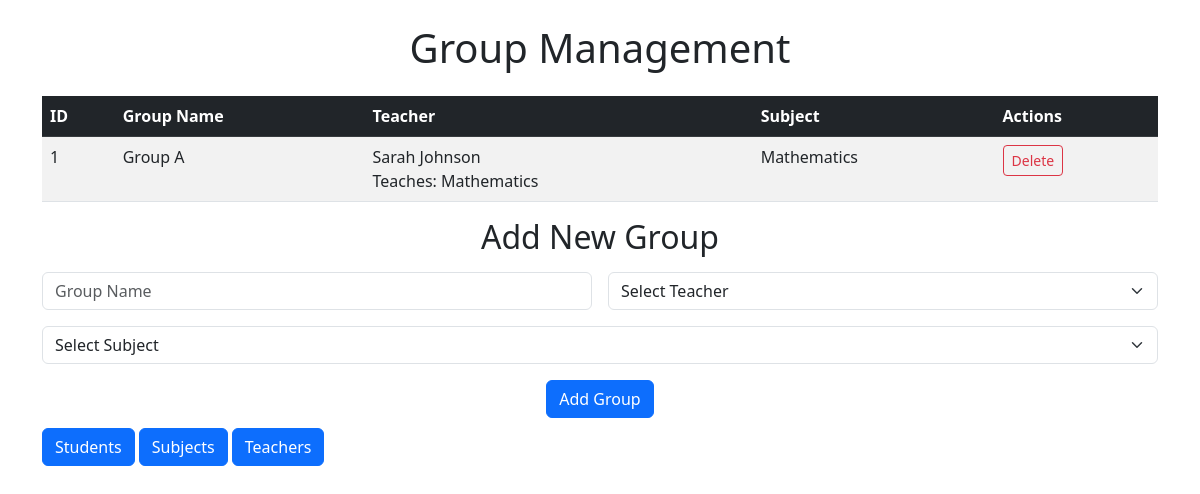
The app's page /groups/ with its own data.
### main/models.py (models this page shows, shortened)
class Group(models.Model):
    name = models.CharField(max_length=200)
    teacher = models.ForeignKey(Teacher, on_delete=models.CASCADE)
    subject = models.ForeignKey(Subject, on_delete=models.CASCADE)

class Teacher(models.Model):
    full_name = models.CharField(max_length=200)
    subject = models.ForeignKey(Subject, on_delete=models.CASCADE)
    experiance = models.IntegerField(default=0)
    age = models.IntegerField()

class Subject(models.Model):
    name = models.CharField(max_length=120)

### main/views.py (the view, shortened to what this page needs)
# urls.py: path('groups/',Groups),
def Groups(request):
    context = {
        'group':Group.objects.all(),
        'subject':Subject.objects.all(),
        'teacher':Teacher.objects.all(),
    }
    return render(request, 'groups.html', context)

### templates/groups.html (shortened to what this page needs)
<!DOCTYPE html>
<html lang="en">
<head>
    <link href="https://cdn.jsdelivr.net/npm/bootstrap@5.3.0/dist/css/bootstrap.min.css" rel="stylesheet">
</head>
<body>
    <div class="container mt-4">
        <h1 class="text-center mb-4">Group Management</h1>
        <div class="table-responsive group-table">
            <table class="table table-striped table-hover">
                <thead class="table-dark">
                    <tr>
                        <th>ID</th>
                        <th>Group Name</th>
                        <th>Teacher</th>
                        <th>Subject</th>
                        <th>Actions</th>
                    </tr>
                </thead>
                <tbody>
                    {% for i in group %}
                    <tr>
                        <td>{{ i.id }}</td>
                        <td>{{ i.name }}</td>
                        <td>
                            {{ i.teacher.full_name }}
                            <div class="teacher-subject">Teaches: {{ i.teacher.subject.name }}</div>
                        </td>
                        <td>{{ i.subject.name }}</td>
                        <td>
                            <form method="post" action="{% url 'delete_object' model_name='group' id=i.id %}"
                                style="display: inline;">
                                <button type="submit" class="btn btn-sm btn-outline-danger"
                                    onclick="return confirm('Вы уверены, что хотите удалить группу {{ i.name }}?')">
                                    Delete
                                </button>
                            </form>
                        </td>
                    </tr>
                    {% endfor %}
                </tbody>
            </table>
        </div>
        <div class="add-group-form">
            <h2 class="mb-3 text-center">Add New Group</h2>
            <form method="post" action="/groups/">
                <div class="row g-3">
                    <div class="col-md-6">
                        <input type="text" class="form-control" name="name" placeholder="Group Name" required>
                    </div>
                    <div class="col-md-6">
                        <select class="form-select" name="teacher" required>
                            <option value="" disabled selected>Select Teacher</option>
                        </select>
                    </div>
                    <div class="col-md-12">
                        <select class="form-select" name="subject" required>
                            <option value="" disabled selected>Select Subject</option>
                        </select>
                    </div>
                    <div class="col-12 text-center">
                        <button type="submit" class="btn btn-primary">Add Group</button>
                    </div>
                </div>
            </form>
        </div>
        <a class="btn btn-primary need" href="/index/">Students</a>
        <a class="btn btn-primary need" href="/subjects/">Subjects</a>
        <a class="btn btn-primary need" href="/teachers/">Teachers</a>
    </div>
</body>
</html>

### templates/groups.html (style rules this page uses)
.need { margin-top: 10px; }

### records on screen
Group: id "1", name "Group A", teacher.full_name "Sarah Johnson", teacher.subject.name "Mathematics", subject.name "Mathematics"
